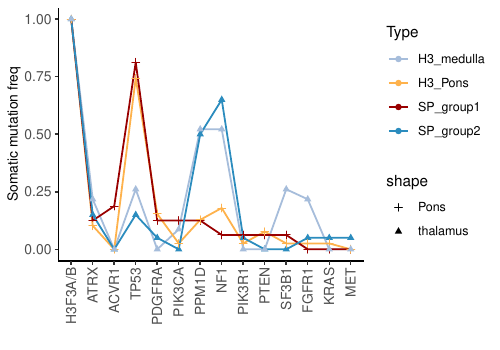

Source code (R):
rm(list=ls())
if (!require('rstudioapi')) 
  install.packages('rstudioapi')
if (!require('ggplot2')) 
  install.packages('ggplot2')
library(rstudioapi)
current_path = rstudioapi::getActiveDocumentContext()$path 
setwd(dirname(current_path ))
used_line_plot_somatic <- read.table('Genomic_frequency_comprison_H3.3_alteration_0523.txt',
            sep="\t",header=T)
used_line_plot_somatic$Type <- gsub("_freq","",
                              used_line_plot_somatic$Type)

library(ggplot2)
pdf('Mutation_freq_key_driver_comp.pdf',
    width=5,height = 3.5)
ggplot(data=used_line_plot_somatic, aes(x=reorder(Gene,
              c(1:dim(used_line_plot_somatic)[1])), y=freq, group=Type,
              color=Type)) +
  geom_line(linetype = "solid",size=0.6)+#"dashed" 0.8
  geom_point(aes(shape=shape))+theme_classic()+
  theme(axis.text.x = element_text(angle = 90, vjust = 0.5, hjust=1#,face="bold"
                                   ))+
  xlab("")+ylab("Somatic mutation freq")+
  scale_shape_manual(values=c(3,17))+
  theme(axis.text=element_text(size=10),#,face="bold",face="bold",face="bold"
        axis.title=element_text(size=10))+#,face="bold"
  #scale_fill_discrete(name = "New Legend Title")+
  guides(color = guide_legend(title = "Type"))+
  scale_color_manual(values=c('#a6bddb','#feb24c','#990000',
                              '#2b8cbe'))#'#f03b20',
dev.off()



